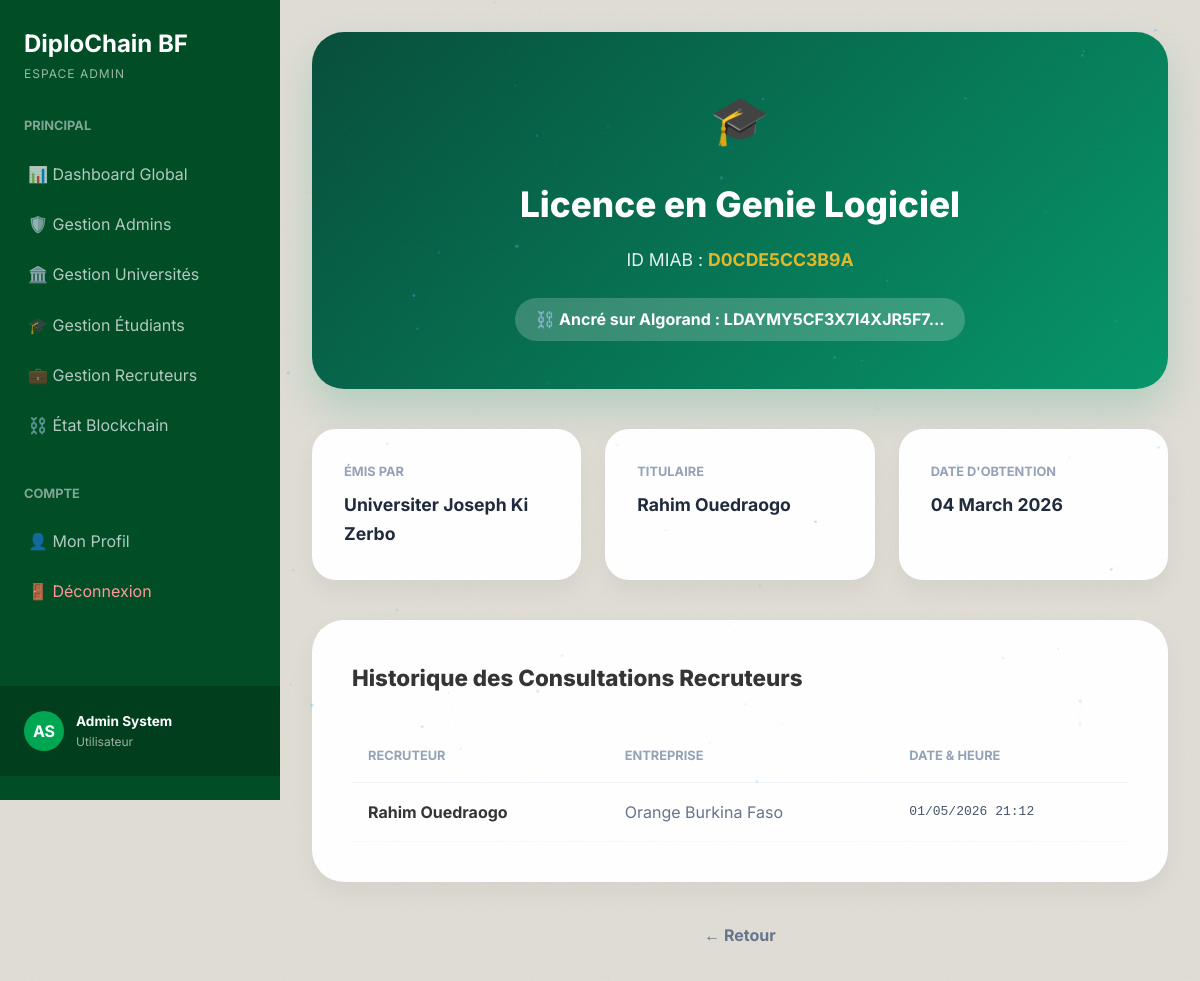
The page /dashboard/admin/diploma/4/ (signed in) on the database its author committed.
### accounts/models.py (models this page shows, shortened)
class CustomUser(AbstractUser):
    ROLE_CHOICES = (
        ('student', 'Étudiant'),
        ('institution', 'Institution/Université'),
        ('recruiter', 'Recruteur/Employeur'),
        ('admin', 'Administrateur'),
    )
    role = models.CharField(max_length=20, choices=ROLE_CHOICES, default='student')
    institution_name = models.CharField(max_length=255, blank=True, null=True)
    company_name = models.CharField(max_length=255, blank=True, null=True)
    job_title = models.CharField(max_length=255, blank=True, null=True)
    phone_number = models.CharField(max_length=20, blank=True, null=True)
    ine = models.CharField(max_length=50, blank=True, null=True, unique=True, verbose_name="INE / ID National")

### diplomas/models.py (models this page shows, shortened)
class Diploma(models.Model):
    student_first_name = models.CharField(max_length=100)
    student_last_name = models.CharField(max_length=100)
    student_email = models.EmailField(blank=True, null=True)
    student_id_number = models.CharField(max_length=50, verbose_name="Numéro d'étudiant")
    degree_name = models.CharField(max_length=255, verbose_name="Intitulé du diplôme")
    major = models.CharField(max_length=255, blank=True)
    graduation_date = models.DateField()
    institution = models.ForeignKey(Institution, on_delete=models.CASCADE, related_name='diplomas')
    issuer = models.ForeignKey(settings.AUTH_USER_MODEL, on_delete=models.SET_NULL, null=True, related_name='issued_diplomas')
    pdf_file = models.FileField(upload_to='diplomas/pdfs/', blank=True, null=True)
    unique_identifier = models.CharField(max_length=12, unique=True, editable=False)
    document_hash = models.CharField(max_length=64, unique=True, blank=True, null=True, editable=False)
    blockchain_tx_id = models.CharField(max_length=100, blank=True, null=True, verbose_name="ID Transaction Algorand")
    STATUS_CHOICES = [
        ('pending', 'En attente'),
        ('valid', 'Valide'),
        ('revoked', 'Révoqué'),
    ]
    status = models.CharField(max_length=20, choices=STATUS_CHOICES, default='valid')
    is_verified = models.BooleanField(default=False)
    created_at = models.DateTimeField(auto_now_add=True)
    updated_at = models.DateTimeField(auto_now=True)

class Institution(models.Model):
    name = models.CharField(max_length=255)
    acronym = models.CharField(max_length=20, blank=True)
    website = models.URLField(blank=True)
    blockchain_address = models.CharField(max_length=58, blank=True, null=True)
    blockchain_private_key = models.CharField(max_length=128, blank=True, null=True)
    blockchain_mnemonic = models.TextField(blank=True, null=True)
    is_active = models.BooleanField(default=True)
    created_at = models.DateTimeField(auto_now_add=True)

class VerificationLog(models.Model):
    diploma = models.ForeignKey(Diploma, on_delete=models.CASCADE, related_name='verification_logs')
    recruiter = models.ForeignKey(settings.AUTH_USER_MODEL, on_delete=models.CASCADE)
    verified_at = models.DateTimeField(auto_now_add=True)

### dashboards/views.py (the view)
# urls.py: path('admin/diploma/<int:diploma_id>/', views.admin_diploma_detail, name='admin_diploma_detail'),
@login_required
def admin_diploma_detail(request, diploma_id):
    if request.user.role != 'admin':
        return redirect('dashboard')
    diploma = Diploma.objects.get(id=diploma_id)
    verifications = VerificationLog.objects.filter(diploma=diploma).order_by('-verified_at')
    return render(request, 'dashboards/admin_diploma_detail.html', {
        'diploma': diploma,
        'verifications': verifications
    })

### dashboards/templates/dashboards/admin_diploma_detail.html (shortened to what this page needs)
{% extends 'dashboards/base_dashboard.html' %}
{% block dash_content %}
<div class="diploma-header-card">
    <div style="font-size: 3rem; margin-bottom: 16px;">🎓</div>
    <h1 style="font-weight: 800; font-size: 2.2rem; margin-bottom: 12px;">{{ diploma.degree_name }}</h1>
    <p style="opacity: 0.9; font-size: 1.1rem;">ID MIAB : <strong style="color: #fbbf24;">{{ diploma.unique_identifier }}</strong></p>
    {% if diploma.blockchain_tx_id %}
    <div style="margin-top: 24px; display: inline-block; background: rgba(255,255,255,0.2); padding: 8px 20px; border-radius: 100px; font-weight: 700;">
        ⛓️ Ancré sur Algorand : {{ diploma.blockchain_tx_id|slice:":20" }}...
    </div>
    {% endif %}
</div>
<div class="info-grid-premium">
    <div class="info-box-premium">
        <span class="box-label">Émis par</span>
        <div class="box-value">{{ diploma.institution.name }}</div>
    </div>
    <div class="info-box-premium">
        <span class="box-label">Titulaire</span>
        <div class="box-value">{{ diploma.student_first_name }} {{ diploma.student_last_name }}</div>
    </div>
    <div class="info-box-premium">
        <span class="box-label">Date d'obtention</span>
        <div class="box-value">{{ diploma.graduation_date|date:"d F Y" }}</div>
    </div>
</div>
<div class="verification-timeline">
    <h3 style="font-weight: 800; margin-bottom: 32px; font-size: 1.4rem;">Historique des Consultations Recruteurs</h3>
    {% if verifications %}
    <table style="width: 100%; border-collapse: collapse;">
        <thead>
            <tr style="text-align: left; border-bottom: 1px solid #f1f5f9;">
                <th style="padding: 16px; color: #94a3b8; font-size: 0.8rem; text-transform: uppercase;">Recruteur</th>
                <th style="padding: 16px; color: #94a3b8; font-size: 0.8rem; text-transform: uppercase;">Entreprise</th>
                <th style="padding: 16px; color: #94a3b8; font-size: 0.8rem; text-transform: uppercase;">Date & Heure</th>
            </tr>
        </thead>
        <tbody>
            {% for v in verifications %}
            <tr style="border-bottom: 1px solid #f8fafc;">
                <td style="padding: 16px; font-weight: 700;">{{ v.recruiter.get_full_name|default:v.recruiter.username }}</td>
                <td style="padding: 16px; color: #64748b;">{{ v.recruiter.company_name|default:"Organisme" }}</td>
                <td style="padding: 16px; font-family: monospace; color: #475569;">{{ v.verified_at|date:"d/m/Y H:i" }}</td>
            </tr>
            {% endfor %}
        </tbody>
    </table>
    {% else %}
    <div style="text-align: center; padding: 60px; color: #94a3b8;">
        Ce diplôme n'a pas encore été consulté par un recruteur.
    </div>
    {% endif %}
</div>
<div style="margin-top: 40px; text-align: center;">
    <a href="javascript:history.back()" style="color: #64748b; text-decoration: none; font-weight: 700;">← Retour</a>
</div>
{% endblock %}

### dashboards/templates/dashboards/base_dashboard.html (shortened to what this page needs)
{% extends 'landing_page/base.html' %}
{% block content %}
<div class="dashboard-layout">
    <aside class="sidebar" id="sidebar">
        <div class="sidebar-brand">
            <h2>DiploChain BF</h2>
            <p>
                {% if request.user.role == 'institution' %}
                    Espace Établissement
                {% elif request.user.role == 'recruiter' %}
                    Espace Recruteur
                {% elif request.user.role == 'student' %}
                    Espace Étudiant
                {% elif request.user.role == 'admin' %}
                    Espace Admin
                {% else %}
                    Espace Utilisateur
                {% endif %}
            </p>
        </div>
        <div class="sidebar-nav">
            <div class="nav-section">
                <div class="nav-title">Principal</div>
                {% if request.user.role == 'admin' %}
                    <a href="{% url 'dashboard' %}" class="nav-item {% if request.resolver_match.url_name == 'dashboard_admin' %}active{% endif %}">📊 Dashboard Global</a>
                    <a href="{% url 'admin_manage_users' 'admin' %}" class="nav-item {% if role_key == 'admin' %}active{% endif %}">🛡️ Gestion Admins</a>
                    <a href="{% url 'admin_manage_users' 'institution' %}" class="nav-item {% if role_key == 'institution' %}active{% endif %}">🏛️ Gestion Universités</a>
                    <a href="{% url 'admin_manage_users' 'student' %}" class="nav-item {% if role_key == 'student' %}active{% endif %}">🎓 Gestion Étudiants</a>
                    <a href="{% url 'admin_manage_users' 'recruiter' %}" class="nav-item {% if role_key == 'recruiter' %}active{% endif %}">💼 Gestion Recruteurs</a>
                    <a href="{% url 'blockchain_status' %}" class="nav-item {% if request.resolver_match.url_name == 'blockchain_status' %}active{% endif %}">⛓️ État Blockchain</a>
                {% endif %}
            </div>
            <div class="nav-section">
                <div class="nav-title">Compte</div>
                <a href="{% url 'profile' %}" class="nav-item {% if request.resolver_match.url_name == 'profile' %}active{% endif %}">👤 Mon Profil</a>
                <a href="{% url 'logout' %}" class="nav-item" style="color: #ff9999;">🚪 Déconnexion</a>
            </div>
        </div>
        <div class="sidebar-footer">
            <div class="inst-logo" style="background: var(--accent-green); color: white;">
                {{ request.user.first_name|slice:":1"|upper }}{{ request.user.last_name|slice:":1"|upper }}
            </div>
            <div>
                <div style="font-weight: 700; font-size: 0.85rem;">{{ request.user.get_full_name|default:request.user.username }}</div>
                <div style="font-size: 0.75rem; opacity: 0.6;">
                    {% if request.user.role == 'institution' %}
                        Agent Établissement
                    {% elif request.user.role == 'student' %}
                        Étudiant
                    {% elif request.user.role == 'recruiter' %}
                        Recruteur
                    {% else %}
                        Utilisateur
                    {% endif %}
                </div>
            </div>
        </div>
    </aside>
    <main class="main-content">
        {% block dash_content %}{% endblock %}
    </main>
</div>
{% endblock %}

### landing_page/static/landing_page/css/base.css (style rules this page uses)
:root { --bg-0: #050a18; --bg-1: #0b1426; --bg-2: #101e38; --bg-card: rgba(16, 30, 56, 0.75); --border: rgba(99, 179, 237, 0.13); --border-glow: rgba(99, 179, 237, 0.32); --blue-300: #90cdf4; --blue-400: #63b3ed; --blue-500: #4299e1; --blue-600: #3182ce; --cyan-400: #76e4f7; --cyan-500: #0bc5ea; --green-300: #9ae6b4; --green-400: #68d391; --green-500: #48bb78; --purple-400: #b794f4; --amber-400: #f6ad55; --red-300: #feb2b2; --red-400: #fc8181; --gradient-accent: linear-gradient(135deg, #4299e1 0%, #0bc5ea 100%); --gradient-hero: linear-gradient(135deg, #0f2a5e 0%, #050a18 55%, #0a1f3a 100%); --gradient-card: linear-gradient(145deg, rgba(16,30,56,0.92), rgba(5,10,24,0.92)); --gradient-danger: linear-gradient(135deg, #c53030, #742a2a); --gradient-success: linear-gradient(135deg, #276749, #22543d); --gradient-orange: linear-gradient(135deg, #c05621, #7b341e); --text-primary: #f0f4ff; --text-secondary: #94a3b8; --text-muted: #64748b; --radius-sm: 8px; --radius-md: 16px; --radius-lg: 24px; --radius-xl: 36px; --shadow-glow: 0 0 40px rgba(66,153,225,0.2); --shadow-card: 0 8px 32px rgba(0,0,0,0.45); --shadow-deep: 0 24px 64px rgba(0,0,0,0.6); --transition: all 0.3s cubic-bezier(0.4, 0, 0.2, 1); }
*, *::before, *::after { box-sizing: border-box; margin: 0; padding: 0; }
html { scroll-behavior: smooth; }
body { font-family: 'Inter', sans-serif; background: var(--bg-0); color: var(--text-primary); overflow-x: hidden; line-height: 1.65; }
a { color: inherit; }

### dashboards/templates/dashboards/base_dashboard.html (style rules this page uses)
:root { --sidebar-bg: #004d26; --main-bg: #e0ddd5; --accent-green: #00a651; --accent-amber: #b8860b; --accent-red: #d9534f; --text-dark: #333; --card-bg: #ffffff; --border-color: #ccc; }
body { background-color: var(--main-bg); color: var(--text-dark); }
.dashboard-layout { display: grid; grid-template-columns: 280px 1fr; min-height: 100vh; }
.sidebar { background: var(--sidebar-bg); color: white; padding: 24px 0; display: flex; flex-direction: column; position: sticky; top: 0; height: 100vh; z-index: 1000; transition: transform 0.3s ease; }
.sidebar-brand { padding: 0 24px 32px; }
.sidebar-brand h2 { font-size: 1.5rem; font-weight: 700; margin: 0; }
.sidebar-brand p { font-size: 0.75rem; opacity: 0.6; text-transform: uppercase; letter-spacing: 1px; }
.sidebar-nav { flex: 1; }
.nav-section { margin-bottom: 32px; }
.nav-title { padding: 0 24px; font-size: 0.8rem; font-weight: 700; opacity: 0.5; margin-bottom: 12px; text-transform: uppercase; }
.nav-item { padding: 12px 24px; display: flex; align-items: center; gap: 12px; color: rgba(255,255,255,0.7); text-decoration: none; transition: all 0.2s; border-left: 4px solid transparent; }
.sidebar-footer { padding: 24px; background: rgba(0,0,0,0.2); display: flex; align-items: center; gap: 12px; }
.inst-logo { width: 40px; height: 40px; background: orange; border-radius: 50%; display: flex; align-items: center; justify-content: center; font-weight: 700; color: #000; }
.main-content { padding: 32px; overflow-y: auto; }

### dashboards/templates/dashboards/admin_diploma_detail.html (style rules this page uses)
.diploma-header-card { background: linear-gradient(135deg, #064e3b 0%, #059669 100%); color: white; padding: 48px; border-radius: 32px; margin-bottom: 40px; text-align: center; box-shadow: 0 20px 40px rgba(5, 150, 105, 0.2); }
.info-grid-premium { display: grid; grid-template-columns: repeat(3, 1fr); gap: 24px; margin-bottom: 40px; }
.info-box-premium { background: white; padding: 32px; border-radius: 24px; box-shadow: 0 10px 25px rgba(0, 0, 0, 0.05); }
.box-label { font-size: 0.8rem; font-weight: 700; color: #94a3b8; text-transform: uppercase; margin-bottom: 8px; display: block; }
.box-value { font-size: 1.1rem; font-weight: 700; color: #1e293b; }
.verification-timeline { background: white; padding: 40px; border-radius: 32px; box-shadow: 0 10px 25px rgba(0, 0, 0, 0.05); }

### rows shown on the page
CustomUser: user.first_name "A", user.last_name "S", user.get_full_name "Admin System"
Diploma: degree_name "Licence en Genie Logiciel", unique_identifier "D0CDE5CC3B9A", blockchain_tx_id "LDAYMY5CF3X7I4XJR5F7", institution.name "Universiter Joseph Ki Zerbo", student_first_name "Rahim", student_last_name "Ouedraogo", graduation_date "04 March 2026"
VerificationLog: recruiter.get_full_name "Rahim Ouedraogo", recruiter.company_name "Orange Burkina Faso", verified_at "01/05/2026 21:12"
